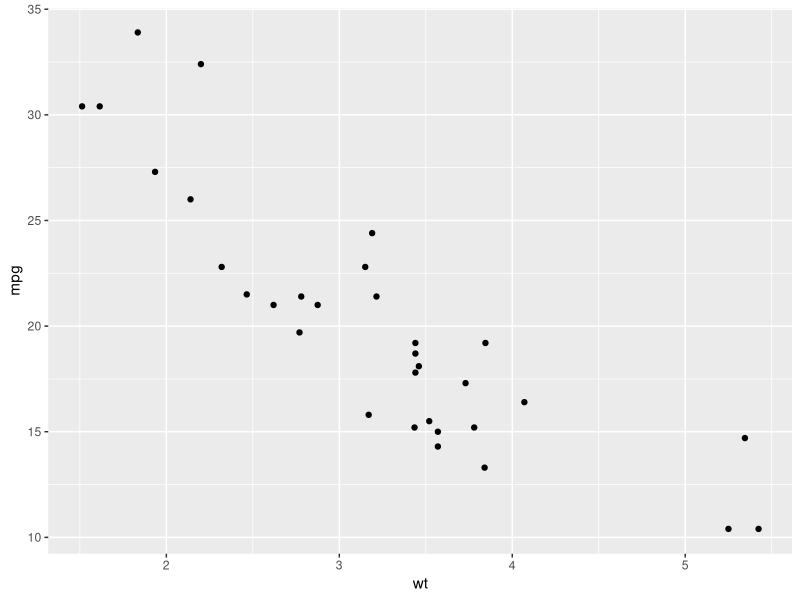
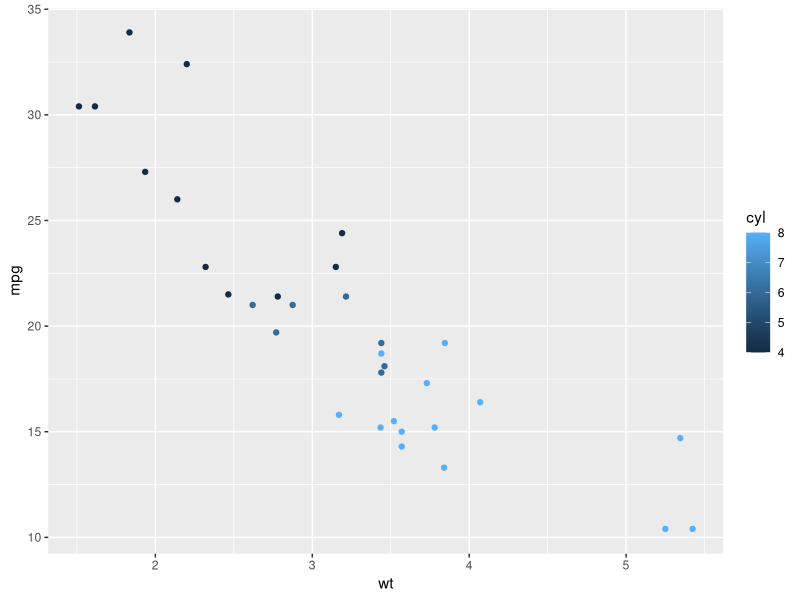
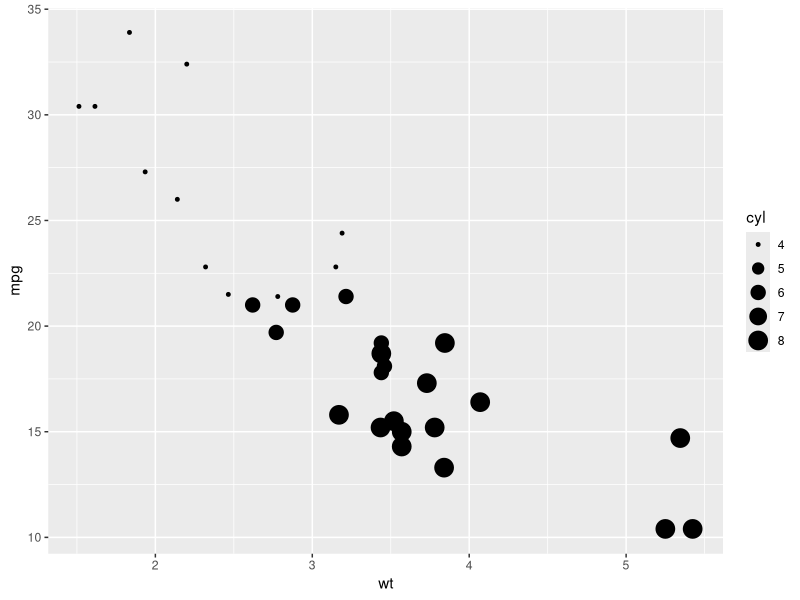
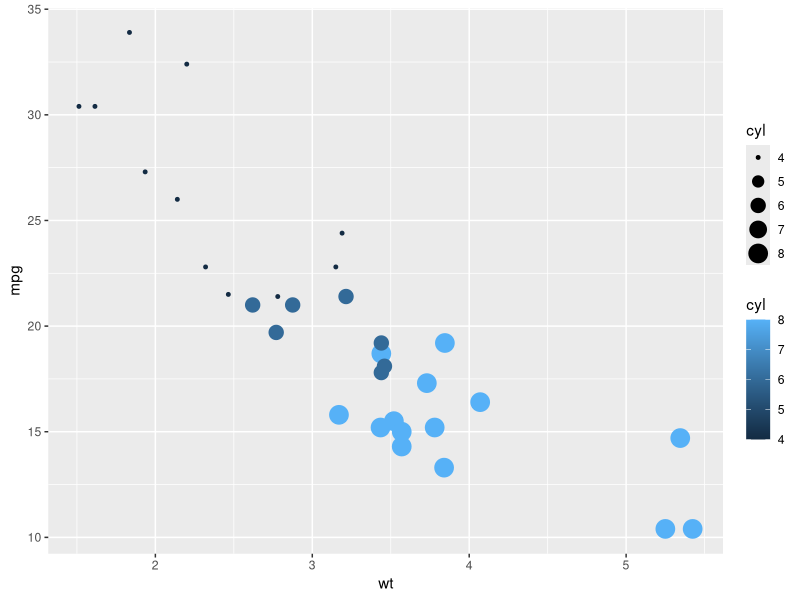
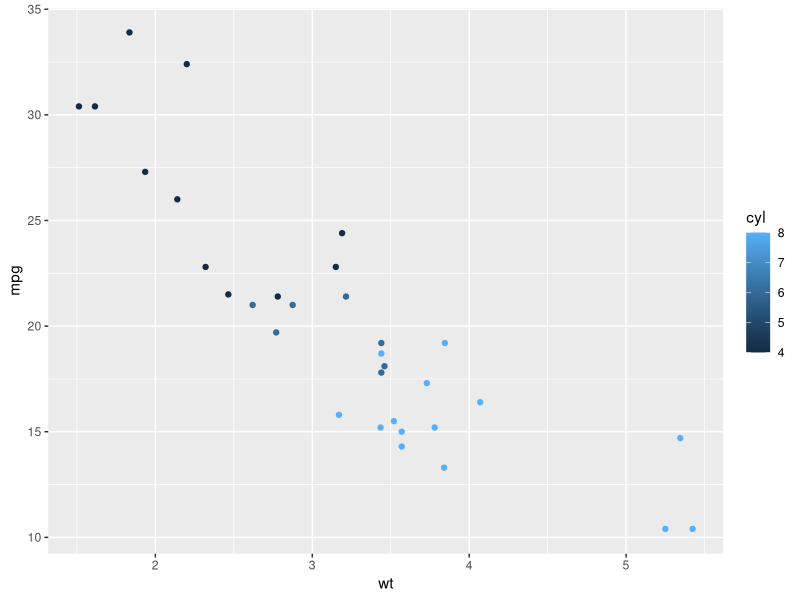
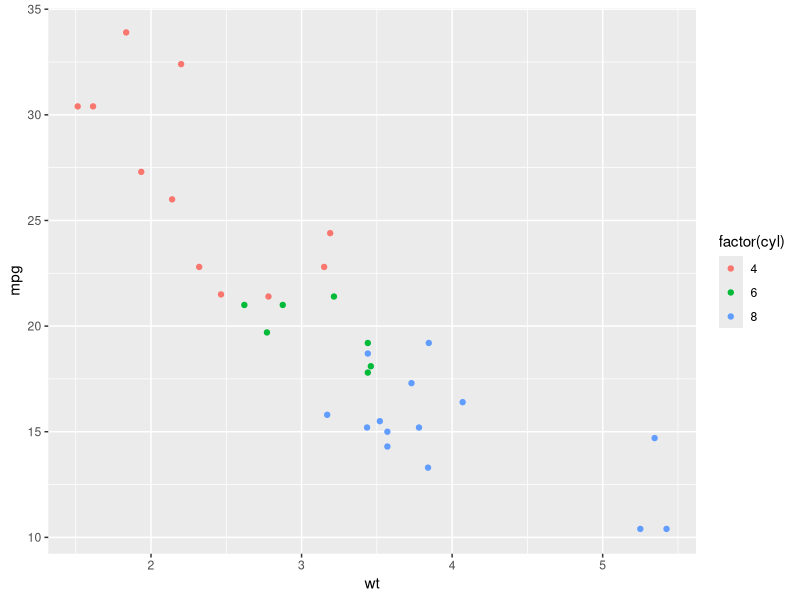
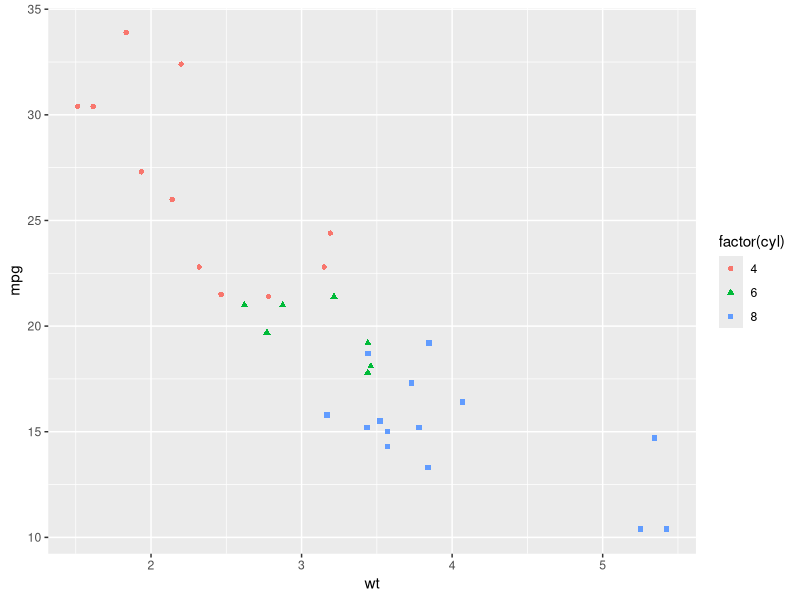
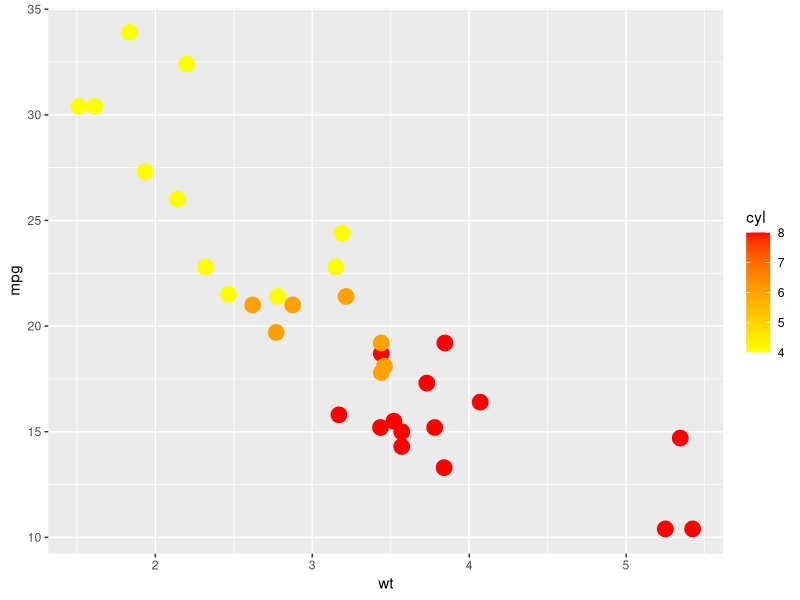

R code for these plots, in order:
library('ggplot2')
df <- mtcars
head(df)

qplot(wt,mpg,data=df)
qplot(wt,mpg,data =df,color=cyl) #according to color
qplot(wt,mpg,data=df,size=cyl) #according to size
qplot(wt,mpg,data=df,size=cyl,color=cyl) #or both

#using ggplot2

#using color
pl1 <- ggplot(data = df,aes(x=wt,y=mpg))
pl2 <- pl1+ geom_point(aes(color=cyl))
print(pl2)

#using color factor
pl2 <- pl1+ geom_point(aes(color=factor(cyl)))
print(pl2)

#using shape
pl2 <- pl1+ geom_point(aes ( shape=factor(cyl), color= factor(cyl) ) )
print(pl2)

#gradient scale
pl2 <- pl1+ geom_point(aes(color=cyl), size= 5) + scale_color_gradient(high='red',low='yellow')
print(pl2)
